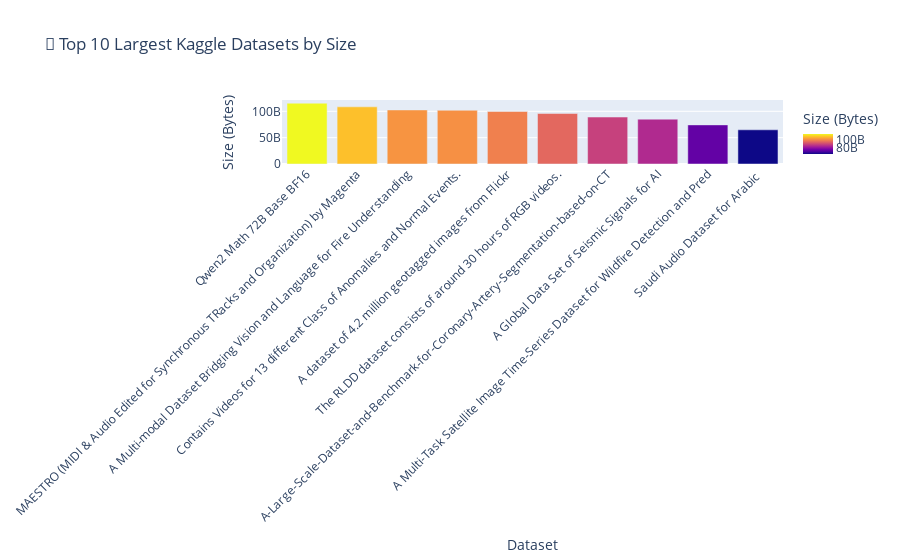

Source (notebook cell):
### Markdown cell above
## Eng katta hajmli 10 dataset

### Code cell
import plotly.express as px

top10_large = df.nlargest(10, 'totalbytes')

fig_large = px.bar(
    top10_large,
    x='subtitle',
    y='totalbytes',
    hover_data=['creatorname', 'url'],
    color='totalbytes',
    title='💾 Top 10 Largest Kaggle Datasets by Size',
    labels={'subtitle': 'Dataset', 'totalbytes': 'Size (Bytes)'}
)

# X o'qini vertikal qilib uzun nomlarni chiroyli ko'rsatish
fig_large.update_layout(xaxis_tickangle=-45)

# Grafni ko'rsatish
fig_large.show()

### Figure 1 — Plotly figure (JSON) as saved in the notebook; plotly's stock layout.template omitted (floating-point values rounded to 4 significant figures)
{"data": [{"customdata": [["Serhii Kharchuk", "https://www.kaggle.com/datasets/serhiikharchuk/qwen2-math-72b-base"], ["Alon Haviv", "https://www.kaggle.com/datasets/alonhaviv/the-maestro-dataset-v3-0-0"], ["Yimengfuyao~", "https://www.kaggle.com/datasets/yimengfuyao/detectiumfire"], ["webadvisor", "https://www.kaggle.com/datasets/webadvisor/real-time-anomaly-detection-in-cctv-surveillance"], ["Hassan Abedi", "https://www.kaggle.com/datasets/habedi/large-dataset-of-geotagged-images"], ["Rishab Saini", "https://www.kaggle.com/datasets/rishab260/uta-reallife-drowsiness-dataset"], ["Xiaowei XU", "https://www.kaggle.com/datasets/xiaoweixumedicalai/imagecas"], ["isevilla", "https://www.kaggle.com/datasets/isevilla/stanford-earthquake-dataset-stead"], ["timus", "https://www.kaggle.com/datasets/z789456sx/ts-satfire"], ["NCAI_SDAIA", "https://www.kaggle.com/datasets/sdaiancai/sada2022"]], "hovertemplate": "Dataset=%{x}<br>Size (Bytes)=%{marker.color}<br>creatorname=%{customdata[0]}<br>url=%{customdata[1]}<extra></extra>", "legendgroup": "", "marker": {"color": [115383457241, 108500675037, 102564334853, 102007775226, 99627319286, 95798224013, 89108870662, 85124279963, 74239172159, 64887597573], "coloraxis": "coloraxis", "pattern": {"shape": ""}}, "name": "", "orientation": "v", "showlegend": false, "textposition": "auto", "type": "bar", "x": ["Qwen2 Math 72B Base BF16", "MAESTRO (MIDI & Audio Edited for Synchronous TRacks and Organization) by Magenta", "A Multi-modal Dataset Bridging Vision and Language for Fire Understanding", "Contains Videos for 13 different Class of Anomalies and Normal Events.", "A dataset of 4.2 million geotagged images from Flickr", "The RLDD dataset consists of around 30 hours of RGB videos.", "A-Large-Scale-Dataset-and-Benchmark-for-Coronary-Artery-Segmentation-based-on-CT", "A Global Data Set of Seismic Signals for AI", "A Multi-Task Satellite Image Time-Series Dataset for Wildfire Detection and Pred", "Saudi Audio Dataset for Arabic "], "xaxis": "x", "y": [115383457241, 108500675037, 102564334853, 102007775226, 99627319286, 95798224013, 89108870662, 85124279963, 74239172159, 64887597573], "yaxis": "y"}], "layout": {"barmode": "relative", "coloraxis": {"colorbar": {"title": {"text": "Size (Bytes)"}}, "colorscale": [[0, "#0d0887"], [0.1111, "#46039f"], [0.2222, "#7201a8"], [0.3333, "#9c179e"], [0.4444, "#bd3786"], [0.5556, "#d8576b"], [0.6667, "#ed7953"], [0.7778, "#fb9f3a"], [0.8889, "#fdca26"], [1, "#f0f921"]]}, "legend": {"tracegroupgap": 0}, "title": {"text": "💾 Top 10 Largest Kaggle Datasets by Size"}, "xaxis": {"anchor": "y", "domain": [0, 1], "tickangle": -45, "title": {"text": "Dataset"}}, "yaxis": {"anchor": "x", "domain": [0, 1], "title": {"text": "Size (Bytes)"}}}}
